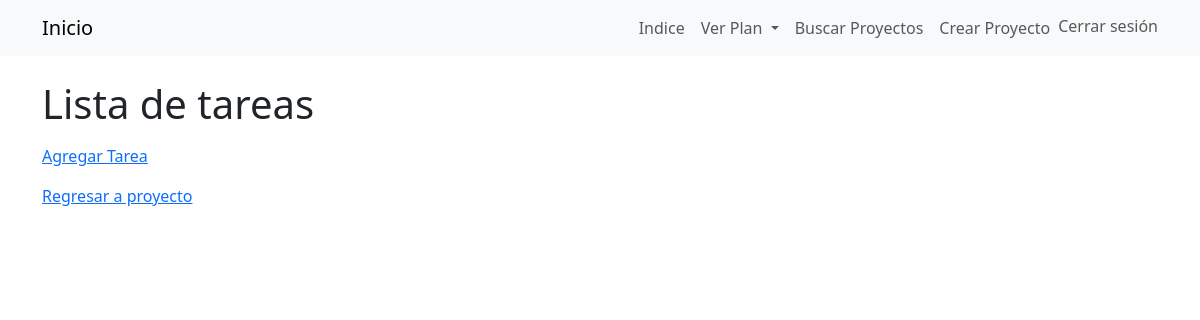
The page /project-plan/13/tasks/ (signed in) on the database as committed earlier.
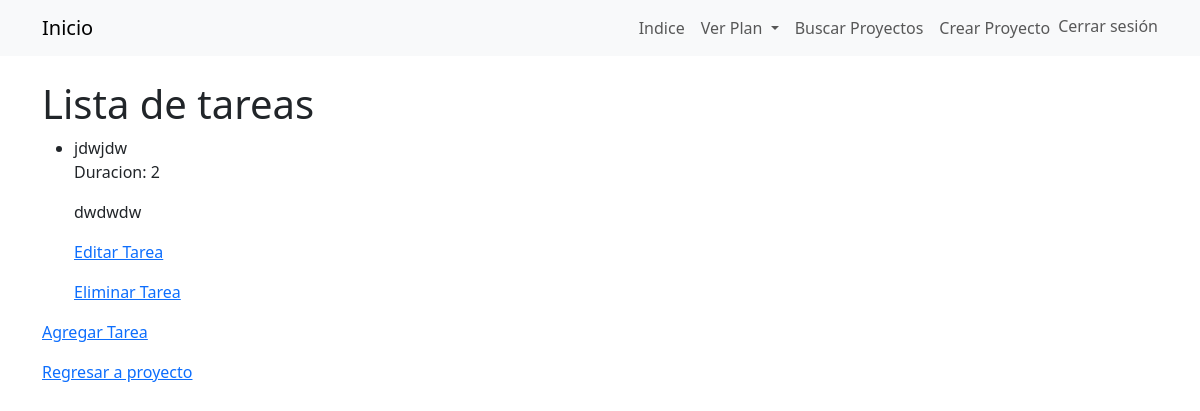
The same page on the database as committed later.
### creadorAPP/models.py (models this page shows, shortened)
class Task(models.Model):
    project = models.ForeignKey(ProjectPlan, on_delete=models.CASCADE, related_name='tasks')
    name = models.CharField(max_length=255)
    description = models.CharField(
        max_length=255,
        blank=True,
        null=True,
    )
    estimated_duration = models.PositiveIntegerField(help_text="Duración estimada en horas")
    created_at = models.DateTimeField(auto_now_add=True)
    start_date = models.DateField(null=True, blank=True)  # Campo para la fecha de inicio
    end_date = models.DateField(null=True, blank=True)    # Campo para la fecha de fin

### creadorAPP/views.py (the view)
# urls.py: path('project-plan/<int:project_id>/tasks/', views.task_list, name='task_list'),
@login_required
def task_list(request, project_id):
    tasks = Task.objects.filter(project = project_id)  # Consulta todas las tareas asociadas al proyecto
    return render(request, 'tasks/task_list.html', {'tasks': tasks, 'project_id':project_id})  # Renderiza la plantilla 'task_list.html'

### creadorAPP/templates/tasks/task_list.html (shortened to what this page needs)
{% extends 'base.html' %}
{% block content %}
<body>
    <h1>Lista de tareas</h1>
    <ul>
        {% for task in tasks %}
        <li>{{ task.name }}</li>
        <p>Duracion: {{task.estimated_duration}}</p>
        <p>{{task.description}}</p>
            <p><a href="{% url 'edit_task' project_id task.id %}">Editar Tarea</a><p></p>
            <p><a href="{% url 'delete_task' project_id task.id %}">Eliminar Tarea</a><p></p>
        {% endfor %}
    </ul>
        <p><a href="{% url 'add_task' project_id %}">Agregar Tarea</a><p>
        <p><a href="{% url 'view_project_plan' project_id %}">Regresar a proyecto</a></p>
</body>
{% endblock %}

Rows that differ between the two databases and show on the page:
added Task: name "jdwjdw", estimated_duration "2", description "dwdwdw"
